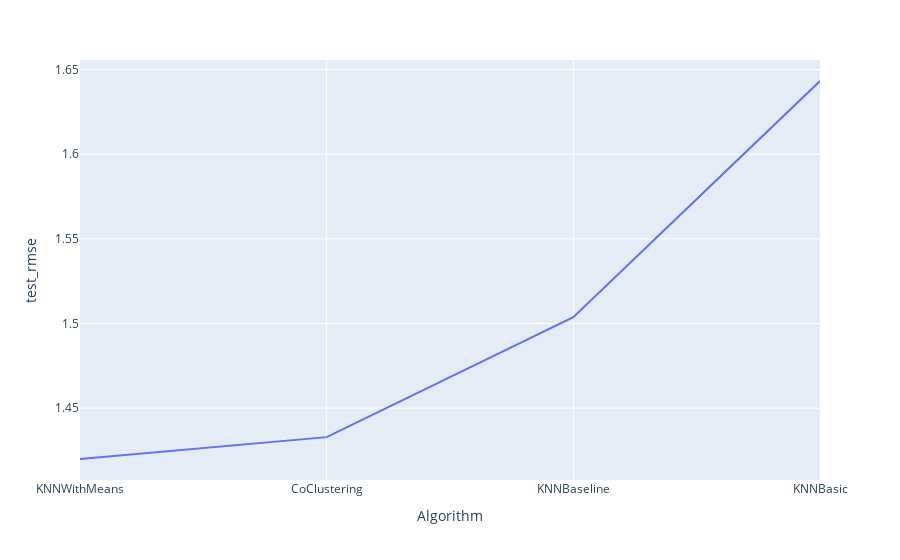

This figure's notebook cell:
### Code cell
fig_line = px.line(df_recommendations.reset_index()[6:10],x="Algorithm", y="test_rmse")
fig_line.show()

### Figure 1 — Plotly figure (JSON) as saved in the notebook; plotly's stock layout.template omitted (floating-point values rounded to 4 significant figures)
{"data": [{"hoverlabel": {"namelength": 0}, "hovertemplate": "Algorithm=%{x}<br>test_rmse=%{y}", "legendgroup": "", "line": {"color": "#636efa", "dash": "solid"}, "mode": "lines", "name": "", "showlegend": false, "type": "scatter", "x": ["KNNWithMeans", "CoClustering", "KNNBaseline", "KNNBasic"], "xaxis": "x", "y": [1.42, 1.433, 1.504, 1.643], "yaxis": "y"}], "layout": {"legend": {"tracegroupgap": 0}, "margin": {"t": 60}, "xaxis": {"anchor": "y", "domain": [0, 1], "title": {"text": "Algorithm"}}, "yaxis": {"anchor": "x", "domain": [0, 1], "title": {"text": "test_rmse"}}}}
